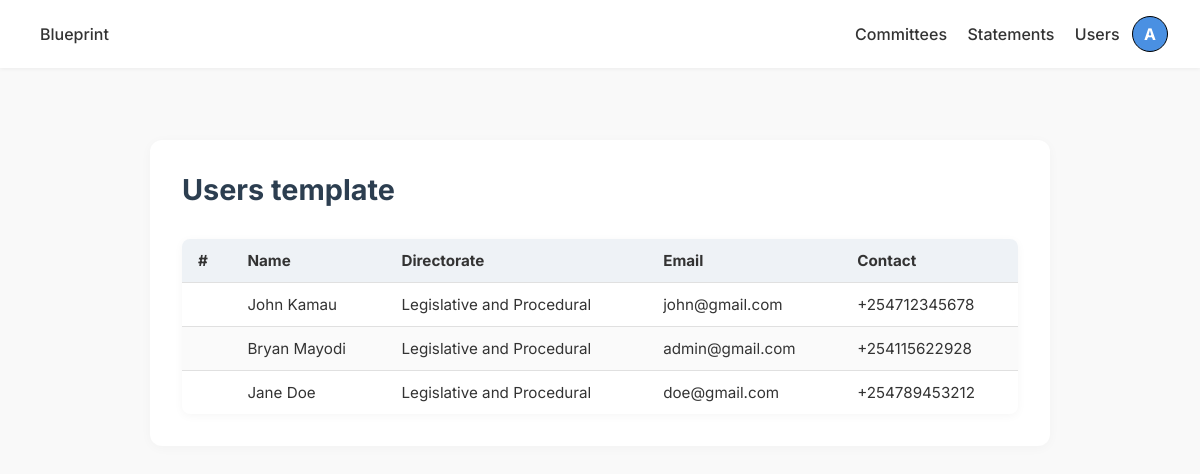
The page /users (signed in) on the database as committed earlier.
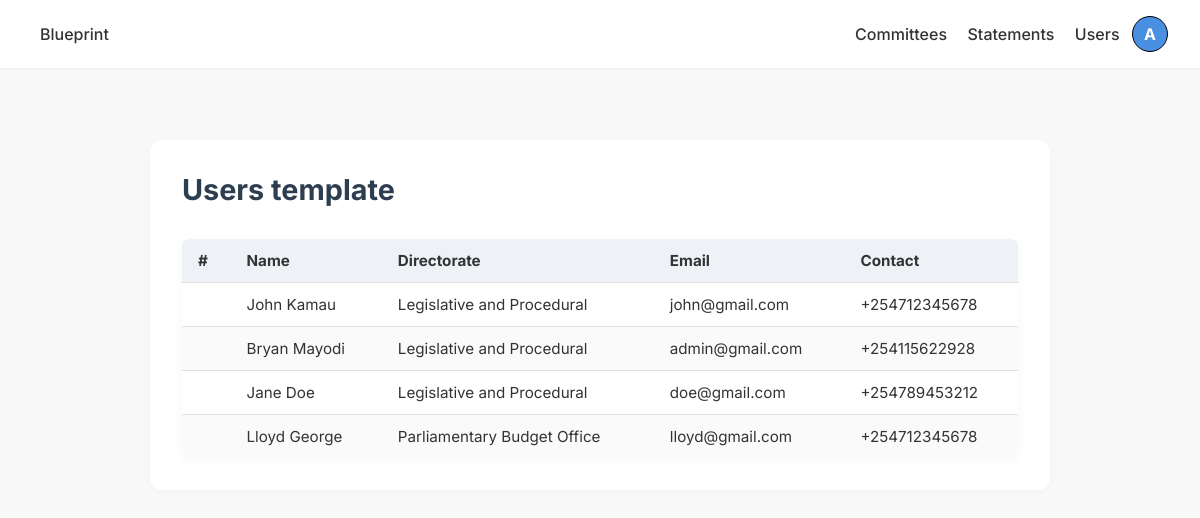
The same page on the database as committed later.
### accounts/models.py (models this page shows, shortened)
class MemberProfile(models.Model):
    user = models.OneToOneField(User, on_delete=models.CASCADE)
    first_name = models.CharField(max_length=200)
    last_name = models.CharField(max_length=200)
    directorate = models.ForeignKey(
        Directorate,
        on_delete=models.SET_NULL,
        null=True,
        blank=True,
        related_name='members'
    )
    phone_number = PhoneNumberField(region='KE', blank=True)

### base/models.py (models this page shows)
class Directorate(models.Model):
    name = models.CharField(max_length=200)
    mandate = models.TextField(null=True, blank=True)
    def __str__(self):
        return self.name

### base/views.py (the view)
# urls.py: path('users', views.users, name="users"),
@login_required
def users(request):
    if not request.user.is_staff:
        return HttpResponseForbidden("You are not authorized to view this page.")
    all_users = MemberProfile.objects.all()
    context = {'users' : all_users}
    return render(request, 'base/users.html', context)

### accounts/context_processors.py (called while the page is built)
def profile_status(request):
    if request.user.is_authenticated:
        try:
            profile = request.user.memberprofile
            incomplete = not (profile.phone_number and profile.directorate)
            return {'incomplete_profile': incomplete}
        except MemberProfile.DoesNotExist:
            return {'incomplete_profile': True}
    return {}

### base/templates/base/users.html
{% extends 'main.html' %} <br />
{% block head %}
<link rel="stylesheet" href="/static/styles/users.css" />
{% endblock %} <br />
{% block content %}
<div class="content-container">
  <h1>Users template</h1>
  <table id="myTable" class="display">
    <thead>
      <tr>
        <th>#</th>
        <th>Name</th>
        <th>Directorate</th>
        <th>Email</th>
        <th>Contact</th>
      </tr>
    </thead>
    <tbody>
      {% for user in users %}
      <tr>
        <td></td>
        <td>{{ user.user.first_name }} {{ user.user.last_name }}</td>
        <td>{{ user.directorate }}</td>
        <td>{{ user.user.email }}</td>
        <td>{{ user.phone_number }}</td>
      </tr>
      {% endfor %}
    </tbody>
  </table>
</div>
{% endblock %}

Rows that differ between the two databases and show on the page:
added MemberProfile: user.first_name "Lloyd", user.last_name "George", directorate "Parliamentary Budget Office", user.email "lloyd@gmail.com", phone_number "+254712345678"
